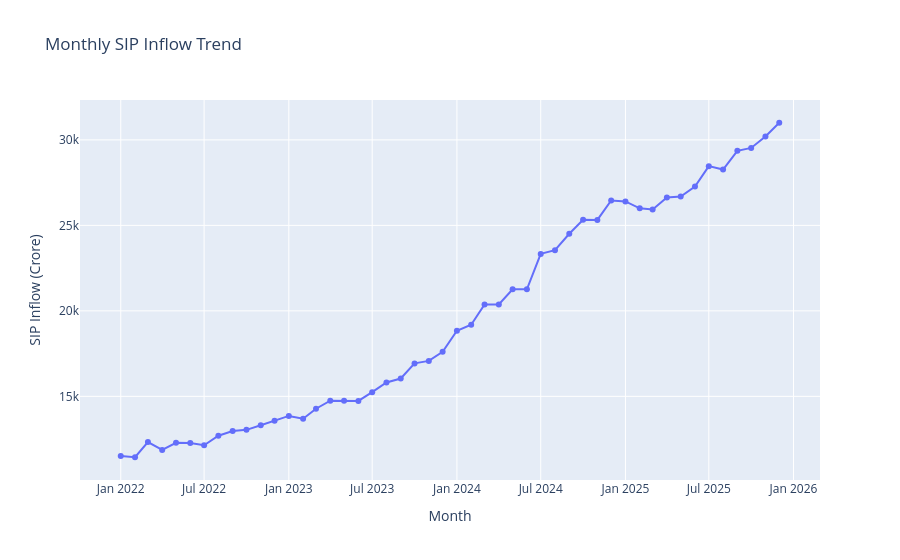

The notebook cell this image was saved under:
### Code cell
# Convert month column to datetime
sip["month"] = pd.to_datetime(sip["month"])

# Create line chart
fig = px.line(
    sip,
    x="month",
    y="sip_inflow_crore",
    title="Monthly SIP Inflow Trend",
    labels={
        "month": "Month",
        "sip_inflow_crore": "SIP Inflow (Crore)"
    },
    markers=True
)

fig.show()

### Figure 1 — Plotly figure (JSON) as saved in the notebook; plotly's stock layout.template omitted (floating-point values rounded to 4 significant figures)
{"data": [{"hovertemplate": "Month=%{x}<br>SIP Inflow (Crore)=%{y}<extra></extra>", "legendgroup": "", "line": {"color": "#636efa", "dash": "solid"}, "marker": {"symbol": "circle"}, "mode": "lines+markers", "name": "", "orientation": "v", "showlegend": false, "type": "scatter", "x": ["2022-01-01T00:00:00", "2022-02-01T00:00:00", "2022-03-01T00:00:00", "2022-04-01T00:00:00", "2022-05-01T00:00:00", "2022-06-01T00:00:00", "2022-07-01T00:00:00", "2022-08-01T00:00:00", "2022-09-01T00:00:00", "2022-10-01T00:00:00", "2022-11-01T00:00:00", "2022-12-01T00:00:00", "2023-01-01T00:00:00", "2023-02-01T00:00:00", "2023-03-01T00:00:00", "2023-04-01T00:00:00", "2023-05-01T00:00:00", "2023-06-01T00:00:00", "2023-07-01T00:00:00", "2023-08-01T00:00:00", "2023-09-01T00:00:00", "2023-10-01T00:00:00", "2023-11-01T00:00:00", "2023-12-01T00:00:00", "2024-01-01T00:00:00", "2024-02-01T00:00:00", "2024-03-01T00:00:00", "2024-04-01T00:00:00", "2024-05-01T00:00:00", "2024-06-01T00:00:00", "2024-07-01T00:00:00", "2024-08-01T00:00:00", "2024-09-01T00:00:00", "2024-10-01T00:00:00", "2024-11-01T00:00:00", "2024-12-01T00:00:00", "2025-01-01T00:00:00", "2025-02-01T00:00:00", "2025-03-01T00:00:00", "2025-04-01T00:00:00", "2025-05-01T00:00:00", "2025-06-01T00:00:00", "2025-07-01T00:00:00", "2025-08-01T00:00:00", "2025-09-01T00:00:00", "2025-10-01T00:00:00", "2025-11-01T00:00:00", "2025-12-01T00:00:00"], "xaxis": "x", "y": [11517, 11438, 12328, 11863, 12286, 12276, 12140, 12694, 12976, 13040, 13306, 13573, 13856, 13687, 14276, 14749, 14749, 14734, 15245, 15814, 16042, 16928, 17073, 17610, 18838, 19187, 20371, 20371, 21262, 21262, 23332, 23547, 24509, 25323, 25320, 26459, 26400, 25999, 25926, 26632, 26688, 27274, 28464, 28265, 29361, 29529, 30200, 31002], "yaxis": "y"}], "layout": {"legend": {"tracegroupgap": 0}, "title": {"text": "Monthly SIP Inflow Trend"}, "xaxis": {"anchor": "y", "domain": [0, 1], "title": {"text": "Month"}}, "yaxis": {"anchor": "x", "domain": [0, 1], "title": {"text": "SIP Inflow (Crore)"}}}}
